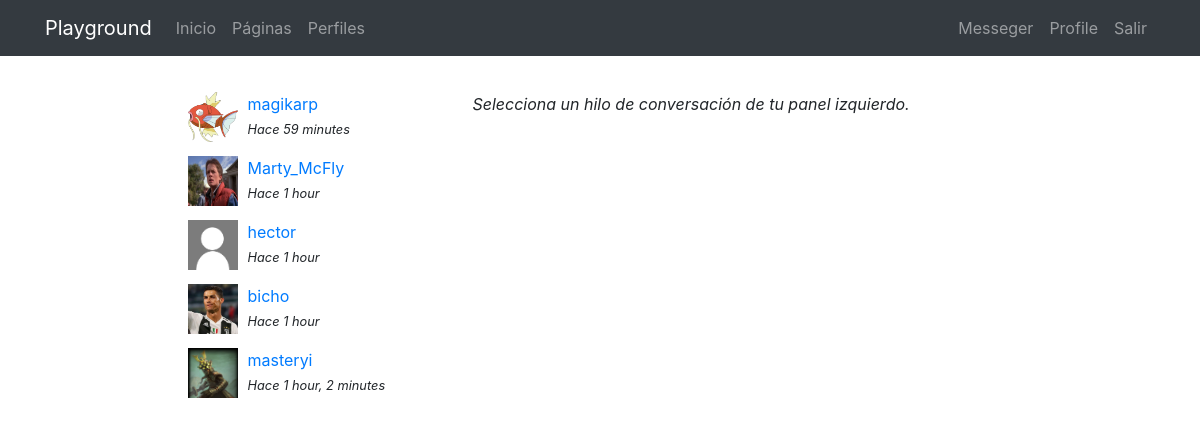
The app's page /messenger/ (signed in) with its own data.
### registration/models.py (models this page shows)
class Profile(models.Model):
    user = models.OneToOneField(User, on_delete = models.CASCADE)
    avatar = models.ImageField(upload_to = custom_upload_to, null = True, blank = True)
    bio = models.TextField(null = True, blank= True)
    link = models.URLField(max_length=200, null = True, blank = True)
    class Meta:
        ordering = ['user__username']

### messenger/models.py (models this page shows)
class Thread(models.Model):
    users = models.ManyToManyField(User, related_name="threads")
    messages = models.ManyToManyField(Message)
    updated = models.DateTimeField(auto_now=True)
    objects = ThreadManager()
    class Meta:
        ordering = ["-updated"]

class Message(models.Model):
    user = models.ForeignKey(User, on_delete=models.CASCADE)
    content = models.TextField()
    created = models.DateTimeField(auto_now_add=True)
    class Meta:
        ordering = ['created']

### messenger/views.py (the view)
# urls.py: path('', ThreadList.as_view(), name="list"),
@method_decorator(login_required, name="dispatch")
class ThreadList(TemplateView):
    template_name = "messenger/thread_list.html"
    '''
    En el caso de ser con ListView
    model = Thread
    def get_queryset(self):
        queryset = super(Thread,self).get_queryset()
        return queryset.filter(users=self.request.user)
         #users.thread.all()
    '''

### messenger/templates/messenger/thread_list.html (shortened to what this page needs)
{% extends 'core/base.html' %}
{% load static %}
{% block content %}
<main role="main">
  <div class="container">
    <div class="row mt-3">
      <div class="col-md-9 mx-auto mb-5">
        <div class="row">
          <div class="col-md-4">
            {% for thread in request.user.threads.all %}
              {% if thread.messages.all|length > 0 %}
                <div class="mb-3">
                  {% for user in thread.users.all %}
                    {% if user != request.user %}
                      {% if user.profile.avatar %}
                        <img src="{{user.profile.avatar.url}}" class="avatar">
                      {% else %}
                        <img src="{% static 'registration/img/no-avatar.jpg' %}" class="avatar">
                      {% endif %}
                      <div>
                        <a href="{% url 'messenger:detail' thread.pk %}">{{user}}</a><br>
                        <small><i>Hace {{thread.messages.last.created|timesince}}</i></small>
                      </div>
                    {% endif %}
                  {% endfor %}
                </div>
              {% endif %}
            {% endfor %}
          </div>
          <div class="col-md-8">
            <p><i>Selecciona un hilo de conversación de tu panel izquierdo.</i></p>
          </div>
        </div>
      </div>
    </div>
  </div>
</main>
{% endblock %}

### core/static/core/css/main.css (style rules this page uses)
main { padding-top: 20px; }
:root { --jumbotron-padding-y: 3rem; }

### messenger/templates/messenger/thread_list.html (style rules this page uses)
.avatar { width:50px; height:50px; float:left; margin-right:10px; }

### records on screen
Thread: messages.last.created "59 minutes"
Thread: messages.last.created "1 hour"
Thread: messages.last.created "1 hour"
Thread: messages.last.created "1 hour"
Thread: messages.last.created "1 hour, 2 minutes"

### other values on screen
{{ user }} "magikarp"
{{ user }} "Marty_McFly"
{{ user }} "hector"
{{ user }} "bicho"
{{ user }} "masteryi"
